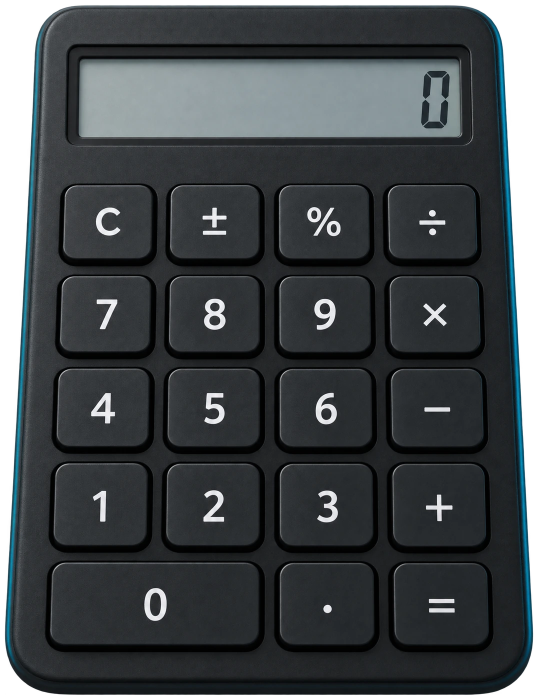
#> input picture .claude/skills/animaciones-cinematicas/templates/sistema-tarjetas/assets/img/calculadora.webp, 1076 x 1400 px (shown at 1/2 size)
$ python preparar_imagen.py ../templates/sistema-tarjetas/assets/img/calculadora.webp out.png
#> lines starting #> are read from the running program, lines starting #| are printed output that depends on the picture
"""Prepara un objeto recortado para la animación.

Recorta al contenido real (canal alfa), deja un margen pequeño para que la sombra
no se corte y reduce a un tamaño razonable. Si la imagen no tiene transparencia,
avisa: hay que recortarle el fondo primero (images_remove_background en Magnific).

Uso: python3 preparar_imagen.py <entrada> <salida.webp|.png> [--max 1400]
"""
import argparse

from PIL import Image

ap = argparse.ArgumentParser()
ap.add_argument("src"); ap.add_argument("dst"); ap.add_argument("--max", type=int, default=1400)
a = ap.parse_args()

im = Image.open(a.src).convert("RGBA")
#> im is the input picture: PIL image 1076x1400 RGBA; mean R, G, B, A 45.2, 50.6, 53.5, 229.3
alpha = im.split()[-1]
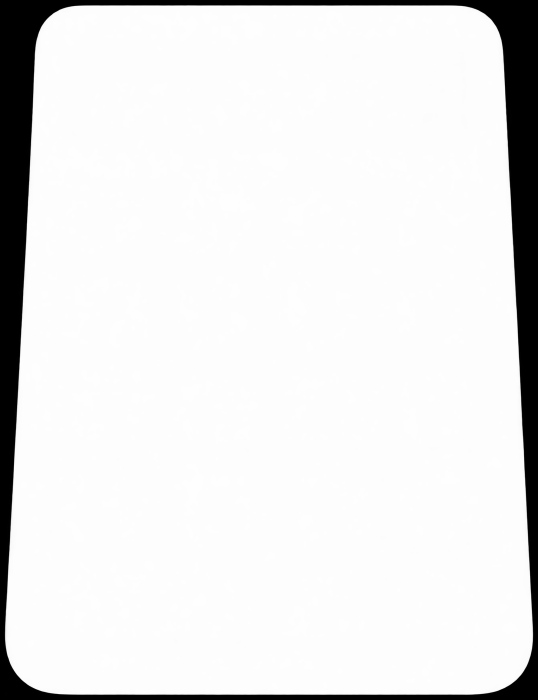
#> alpha: PIL image 1076x1400 L (shown at 1/2 size); min 0, max 255, mean 229.3
lo, hi = alpha.getextrema()
#> lo = 0; hi = 255
if lo > 250:
    raise SystemExit("La imagen no tiene fondo transparente: recórtale el fondo antes de usarla.")
bbox = alpha.point(lambda v: 255 if v > 8 else 0).getbbox()
#> bbox = (9, 10, 1067, 1390)
im = im.crop(bbox)
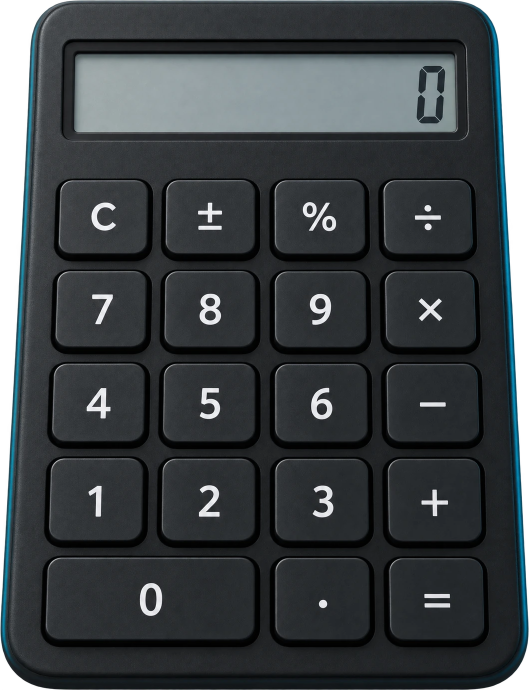
#> im: PIL image 1058x1380 RGBA (shown at 1/2 size); mean R, G, B, A 46.6, 52, 55, 236.6; transparent parts drawn white
pad = 12
canvas = Image.new("RGBA", (im.width + 2 * pad, im.height + 2 * pad), (0, 0, 0, 0))
#> canvas: PIL image 1082x1404 RGBA; every value is 0
canvas.paste(im, (pad, pad))
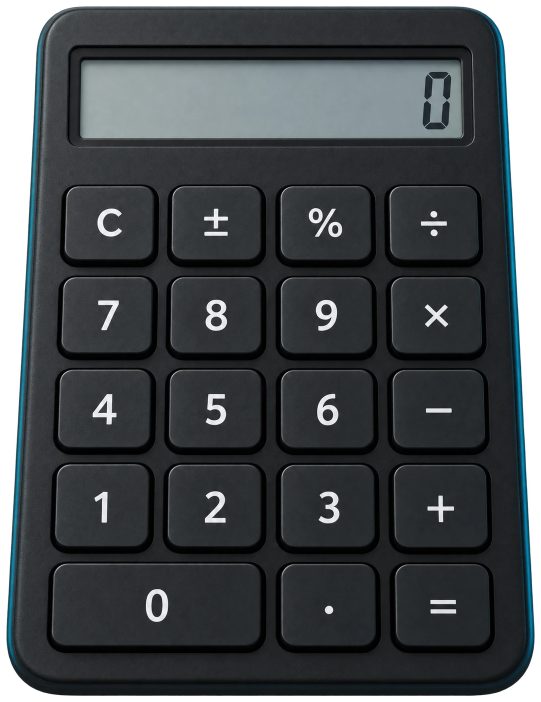
#> canvas: PIL image 1082x1404 RGBA (shown at 1/2 size); mean R, G, B, A 44.8, 50, 52.8, 227.4; transparent parts drawn white
canvas.thumbnail((a.max, a.max), Image.LANCZOS)
#> canvas: PIL image 1079x1400 RGBA
if a.dst.lower().endswith(".webp"):
    canvas.save(a.dst, "WEBP", quality=92, method=6)
else:
    canvas.save(a.dst, optimize=True)
print(f"{a.dst}: {canvas.size[0]}×{canvas.size[1]}")
#| out.png: 1079×1400
